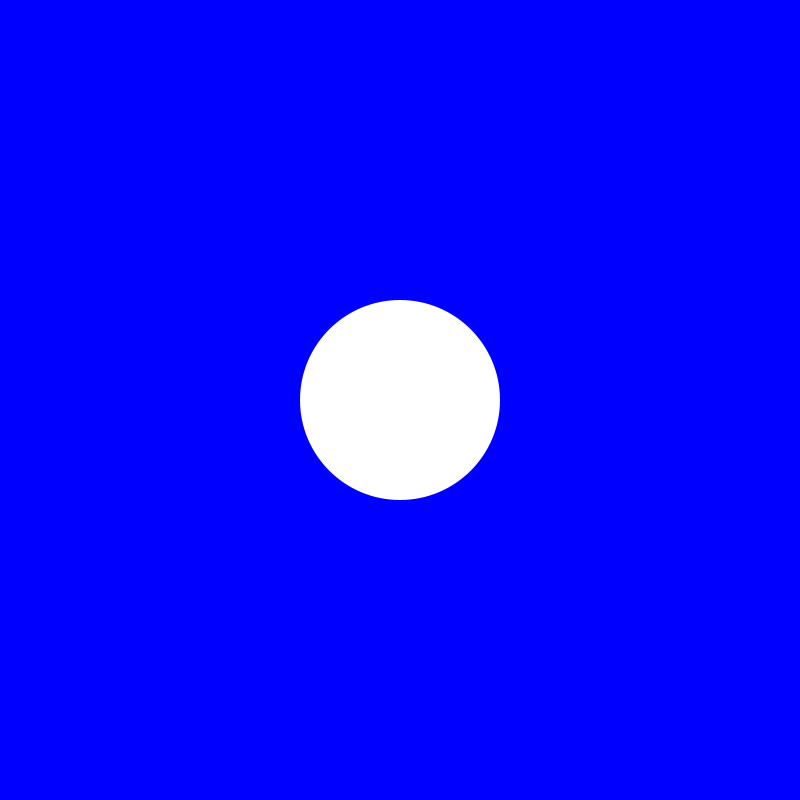
Frame 1 (no input)
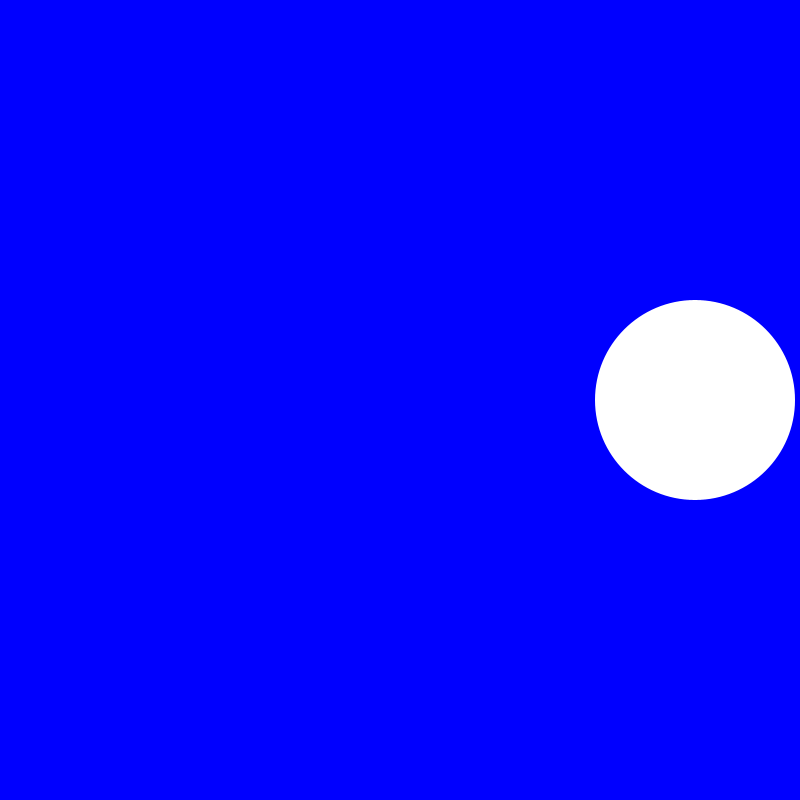
Frame 60 (the mouse pressed at the canvas centre just before this capture)
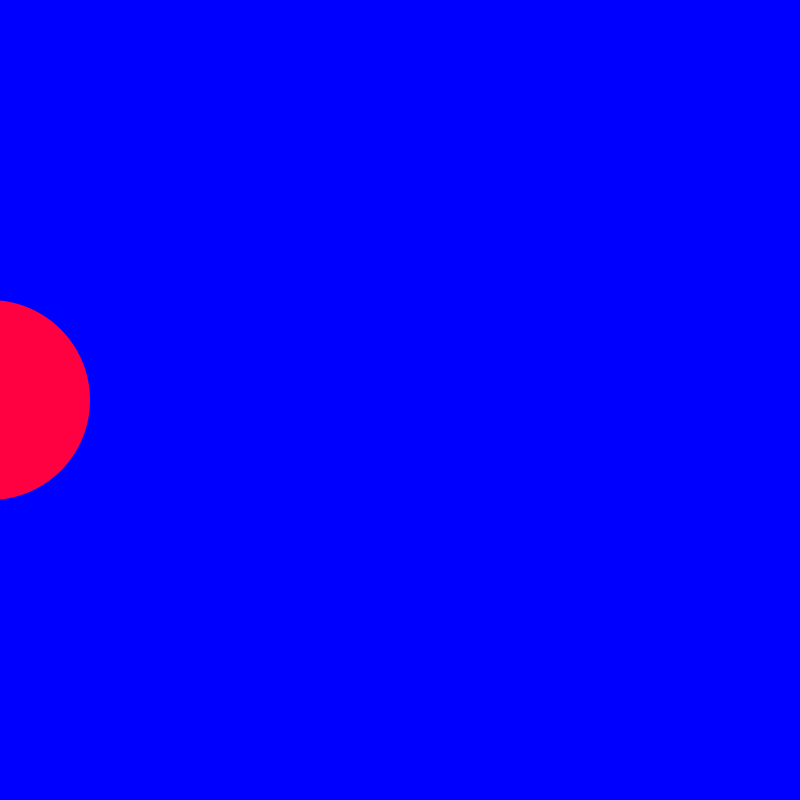
Frame 120 (the mouse held since frame 60 and released just before this capture)

The Processing sketch that drew these frames (run headless with seeded random() and noise(); from frame 60 on, the mouse is pressed at the canvas centre):

// Processing sketch: LSIp4_02_AnotherIfConditional
// ── LSIp4_02_AnotherIfConditional.pde
float posX;
float diam = 200;
void setup() {
  size(800, 800);
  background(0, 0, 255);
  smooth();
  posX = width/2;
}

void draw() {
  background(0, 0, 255);
  noStroke();
  fill(255);

  if (mousePressed) {
    fill(255, 0, 65);
  }
  
  ellipse(posX, height/2, diam, diam);
  posX = posX + 5;

  if ((posX-diam/2)>width) {
    posX = -diam/2;
  }
}
